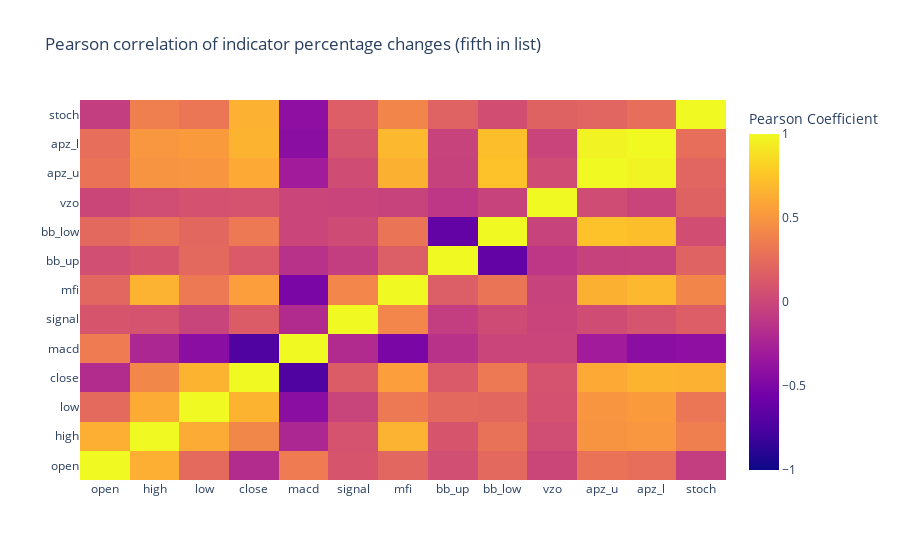

The code cell stored with this chart in its notebook:
### Code cell
heatmap = go.Heatmap(
    z=n4_indicators.iloc[-20:].pct_change().corr(method='pearson').values,
    x=n4_indicators.columns,
    y=n4_indicators.columns,
    colorbar=dict(title='Pearson Coefficient'),
)

layout = go.Layout(title="Pearson correlation of indicator percentage changes (fifth in list)")

heatmap['zmax'] = 1.0
heatmap['zmin'] = -1.0

fig = go.Figure(data=[heatmap], layout=layout)
py.iplot(fig)

### Figure 1 — Plotly figure (JSON) as saved in the notebook; plotly's stock layout.template omitted (floating-point values rounded to 4 significant figures; data arrays with more than 128 entries replaced by an {"elided": "..."} marker saying what was removed)
{"data": [{"colorbar": {"title": {"text": "Pearson Coefficient"}}, "type": "heatmap", "x": ["open", "high", "low", "close", "macd", "signal", "mfi", "bb_up", "bb_low", "vzo", "apz_u", "apz_l", "stoch"], "y": ["open", "high", "low", "close", "macd", "signal", "mfi", "bb_up", "bb_low", "vzo", "apz_u", "apz_l", "stoch"], "z": {"elided": "13x13 float values"}, "zmax": 1, "zmin": -1}], "layout": {"title": {"text": "Pearson correlation of indicator percentage changes (fifth in list)"}}}
